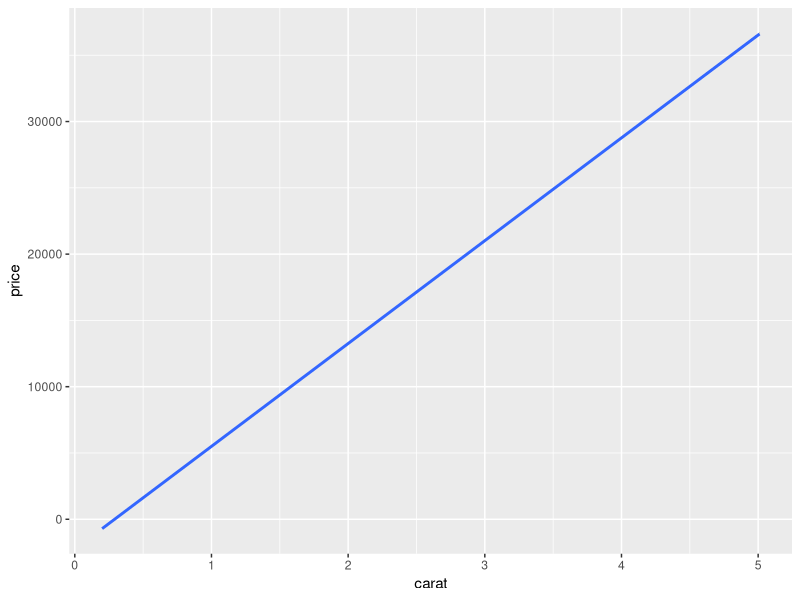

Recreate this plot in R.
## ---- chunk 1
library(ggplot2)
paste0("This report was generated on " , Sys.Date()," at ", format(Sys.time(), "%H:%M"),".")
## ---- chunk 2
library(ggplot2)
ggplot(diamonds, aes(x = carat, y = price)) +
  geom_smooth(method = "lm")
